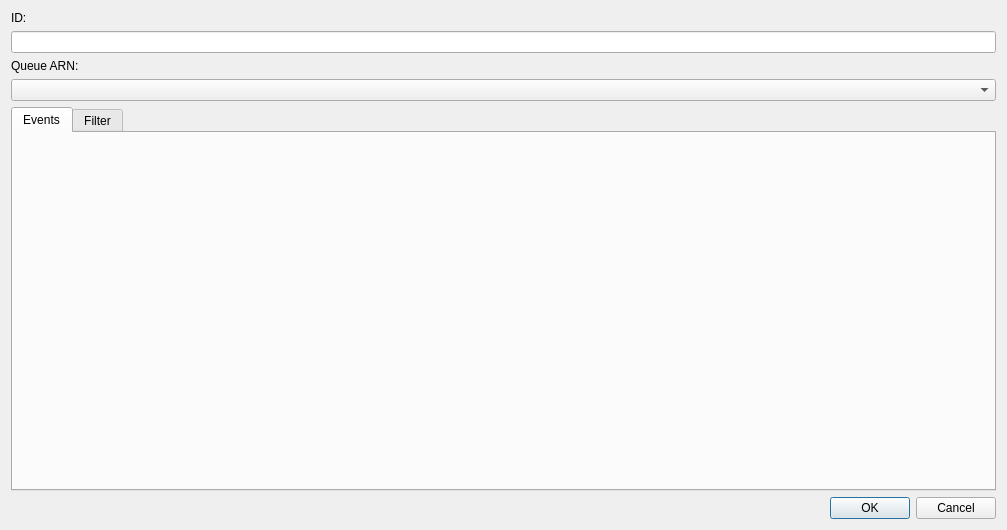
<?xml version="1.0" encoding="UTF-8"?>
<ui version="4.0">
 <class>S3QueueNotificationDialog</class>
 <widget class="QDialog" name="S3QueueNotificationDialog">
  <property name="geometry">
   <rect>
    <x>0</x>
    <y>0</y>
    <width>1007</width>
    <height>530</height>
   </rect>
  </property>
  <property name="windowTitle">
   <string>S3 Queue Notification</string>
  </property>
  <layout class="QVBoxLayout" name="verticalLayout">
   <item>
    <layout class="QGridLayout" name="gridLayout">
     <item row="1" column="0">
      <widget class="QLineEdit" name="idEdit"/>
     </item>
     <item row="4" column="0">
      <widget class="QTabWidget" name="tabWidget">
       <property name="currentIndex">
        <number>0</number>
       </property>
       <widget class="QWidget" name="tab_3">
        <attribute name="title">
         <string>Events</string>
        </attribute>
        <layout class="QVBoxLayout" name="verticalLayout_2">
         <item>
          <widget class="Awsmock::Components::SelectLists" name="eventSelectLists" native="true">
           <property name="sizePolicy">
            <sizepolicy hsizetype="Expanding" vsizetype="Expanding">
             <horstretch>0</horstretch>
             <verstretch>0</verstretch>
            </sizepolicy>
           </property>
          </widget>
         </item>
        </layout>
       </widget>
       <widget class="QWidget" name="tab_4">
        <attribute name="title">
         <string>Filter</string>
        </attribute>
        <layout class="QVBoxLayout" name="verticalLayout_3">
         <item>
          <layout class="QHBoxLayout" name="horizontalLayout">
           <item>
            <spacer name="horizontalSpacer">
             <property name="orientation">
              <enum>Qt::Orientation::Horizontal</enum>
             </property>
             <property name="sizeHint" stdset="0">
              <size>
               <width>40</width>
               <height>20</height>
              </size>
             </property>
            </spacer>
           </item>
           <item>
            <widget class="QPushButton" name="filterAddButton">
             <property name="text">
              <string>PushButton</string>
             </property>
            </widget>
           </item>
          </layout>
         </item>
         <item>
          <widget class="QTableView" name="filterTableView"/>
         </item>
        </layout>
       </widget>
      </widget>
     </item>
     <item row="0" column="0">
      <widget class="QLabel" name="idLabel">
       <property name="text">
        <string>ID:</string>
       </property>
      </widget>
     </item>
     <item row="2" column="0">
      <widget class="QLabel" name="queueArnLabel">
       <property name="text">
        <string>Queue ARN:</string>
       </property>
      </widget>
     </item>
     <item row="3" column="0">
      <widget class="QComboBox" name="queueArnCombo"/>
     </item>
    </layout>
   </item>
   <item>
    <widget class="QDialogButtonBox" name="buttonBox">
     <property name="standardButtons">
      <set>QDialogButtonBox::StandardButton::Cancel|QDialogButtonBox::StandardButton::Ok</set>
     </property>
    </widget>
   </item>
  </layout>
 </widget>
 <customwidgets>
  <customwidget>
   <class>Awsmock::Components::SelectLists</class>
   <extends>QWidget</extends>
   <header location="global">components/SelectLists.h</header>
   <container>1</container>
  </customwidget>
 </customwidgets>
 <resources/>
 <connections/>
</ui>
